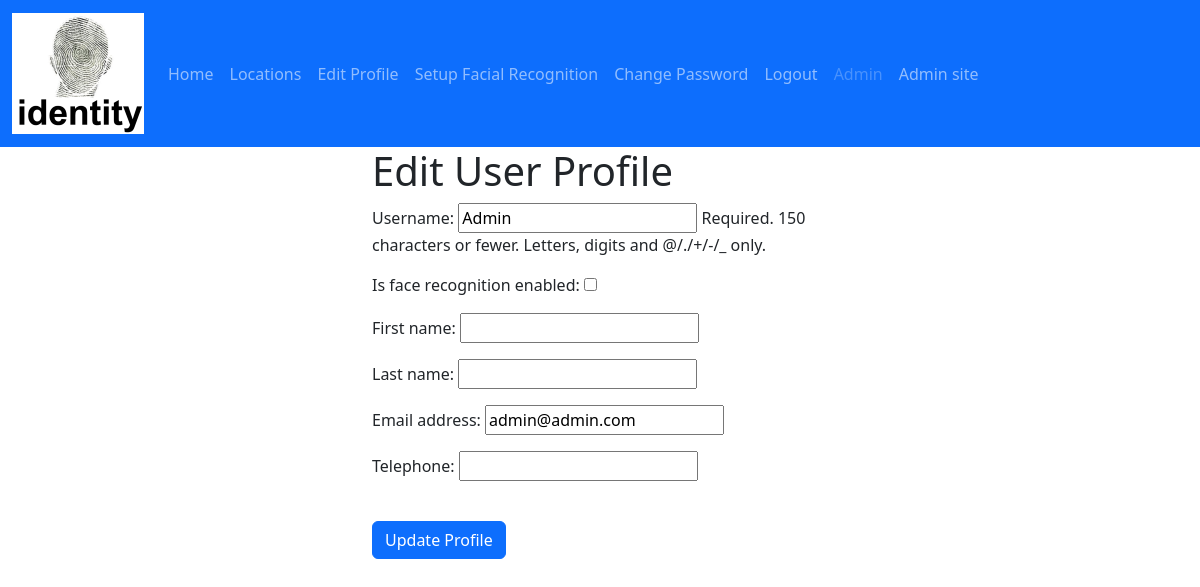
Page /edit_user_profile/ (signed in) on the committed database.
### identity/models.py (models this page shows, shortened)
class UserAccount(AbstractUser):
    is_face_recognition_enabled = models.BooleanField(default=False)
    is_twin = models.BooleanField(default=False)
    telephone = models.CharField(max_length=20, blank=True)

### identity/views.py (the view)
# urls.py: path('edit_user_profile/', UserEditView.as_view(), name="edit_user_profile"),
class UserEditView(LoginRequiredMixin, generic.UpdateView):
    form_class = UserChangeForm
    template_name = 'user-accounts/edit-user-profile.html'
    success_url = reverse_lazy('edit_user_profile')
    def get_object(self):
        return self.request.user

### identity/forms.py
class UserChangeForm(ModelForm):
    class Meta:
        model = UserAccount
        fields = {'username', 'first_name', 'last_name', 'email', 'telephone', 'is_face_recognition_enabled'}
        field_classes = {'username': UsernameField}
    def __init__(self, *args, **kwargs):
        super().__init__(*args, **kwargs)
        user_permissions = self.fields.get('user_permissions')
        if user_permissions:
            user_permissions.queryset = user_permissions.queryset.select_related('content_type')

### identity/templates/user-accounts/edit-user-profile.html (shortened to what this page needs)
{% extends "master.html" %}
{% load static %}
{% block content %}
  <form method="post">
    <div class="container" style="width: 30rem;">
      <h1>Edit User Profile</h1>
      <div class="form-group">
        {{ form.as_p }}
        <br/>
        <button class="btn btn-primary" type="submit">Update Profile</button>
      </div>
    </div>
  </form>
{% endblock content %}

### identity/templates/master.html (shortened to what this page needs)
{% load static %}
<!DOCTYPE html>
<html lang="en">
    <head>
        <link href="https://cdn.jsdelivr.net/npm/bootstrap@5.2.2/dist/css/bootstrap.min.css"
              rel="stylesheet"
/>
    </head>
    <body>
        <header>
            <nav class="navbar navbar-expand-lg navbar-dark bg-primary">
                <div class="container-fluid">
                    <a class="navbar-brand" href="/">
                        <img src="{% static 'img/identity-logo.png' %}" alt="Identity Logo"/>
                    </a>
                    <div class="collapse navbar-collapse" id="navbarColor01">
                        <ul class="navbar-nav me-auto">
                            <li class="nav-item active">
                                <a class="nav-link" href="/">Home
                                </a>
                            </li>
                            {% if user.is_authenticated %}
                                <li class="nav-item">
                                    <a class="nav-link" href="{% url 'locations' %}">Locations</a>
                                </li>
                                <li class="nav-item">
                                    <a class="nav-link" href="{% url 'edit_user_profile' %}">Edit Profile</a>
                                </li>
                                <li class="nav-item">
                                    <a class="nav-link" href="{% url 'setup_facial_recognition' %}">Setup Facial Recognition</a>
                                </li>
                                <li class="nav-item">
                                    <a class="nav-link" href="{% url 'change_password' %}">Change Password</a>
                                </li>
                                <li class="nav-item">
                                    <a class="nav-link" href="{% url 'logout' %}">Logout</a>
                                </li>
                                <li class="nav-item">
                                    <span class="nav-link disabled">{{ user.get_username }}</span>
                                </li>
                            {% else %}
                                <li class="nav-item">
                                    <a class="nav-link" href="{% url 'login' %}">Login</a>
                                </li>
                            {% endif %}
                            <li class="nav-item">
                                <a class="nav-link" href="{% url 'admin:index' %}">Admin site</a>
                            </li>
                        </ul>
                    </div>
                </div>
            </nav>
        </header>
        <div class="container">
            <div class="row">
                <main>
                    {% block content %}
                    {% endblock content %}
                </main>
            </div>
        </div>
    </body>
</html>

### rows in the picture
UserAccount: get_username "Admin", username "Admin", email "admin@admin.com"
